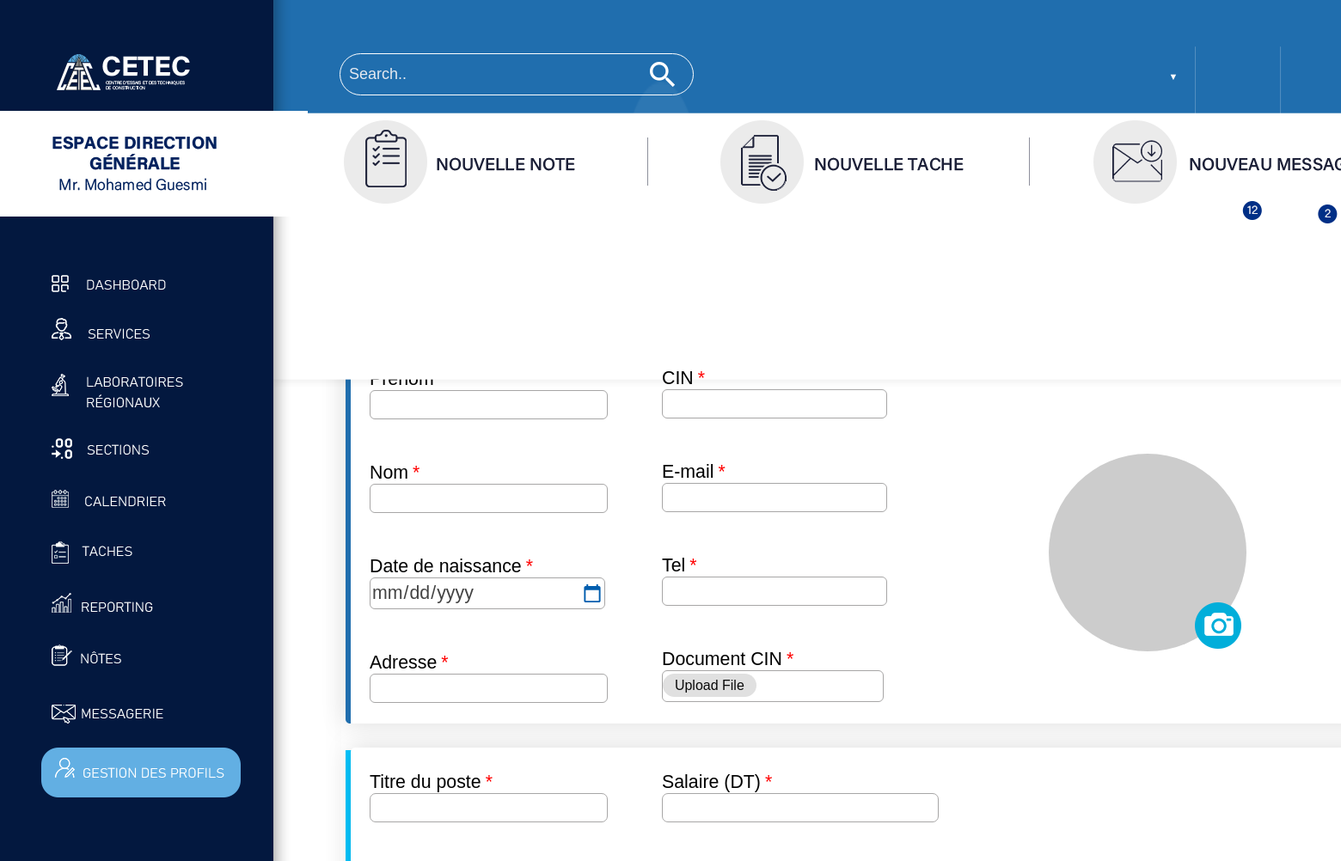
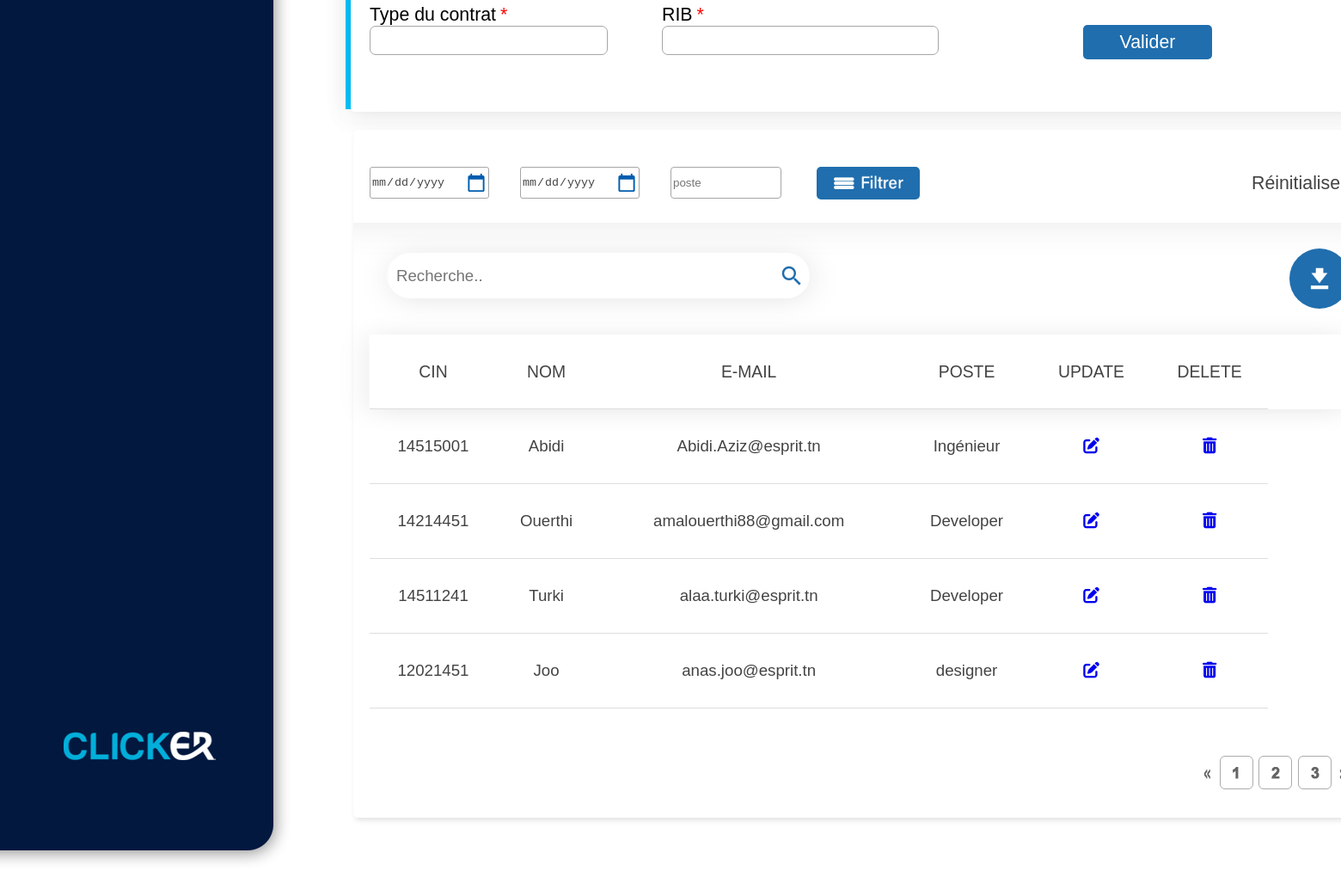
The page /views/front-office/index.php on the database its author committed (2 pictures, top to bottom).
### tables this page shows
CREATE TABLE `personnel` (
  `id` int(8) NOT NULL,
  `cin` varchar(20) NOT NULL,
  `nom` varchar(50) NOT NULL,
  `prenom` varchar(50) NOT NULL,
  `datee` date NOT NULL,
  `adresse` varchar(200) NOT NULL,
  `email` varchar(200) NOT NULL,
  `tel` int(8) NOT NULL,
  `document_cin` varchar(500) NOT NULL,
  `titre_poste` varchar(50) NOT NULL,
  `salaire` int(10) NOT NULL,
  `type_contrat` varchar(50) NOT NULL,
  `rib` varchar(100) NOT NULL,
  `imagee` varchar(500) NOT NULL
);

### controller/persoCRUD.php (called while the page is built, shortened)
<?php
	class persoCRUD
{
		function AfficherPerso()
		{
			$sql="SELECT * FROM personnel";
			$db=config::getConnexion();
			try
			{
				$liste=$db->query($sql);
				return $liste;
			}
			catch(Exception $e)
			{
				die('Erreur:'. $e->getMessage());
			}
		}
	}
?>

### views/front-office/index.php (the view, shortened to what this page needs)
<?php
	  include_once '../../controller/persoCRUD.php';
	$persoCRUD = new persoCRUD();
	$listeperso=$persoCRUD->AfficherPerso();
?>
<!DOCTYPE html>
<html>
<head>
  <link rel="stylesheet" type="text/css" href="style.css">
  <link rel="stylesheet" href="https://cdnjs.cloudflare.com/ajax/libs/font-awesome/5.15.4/css/all.min.css" />
  <link rel="stylesheet" href="https://cdnjs.cloudflare.com/ajax/libs/font-awesome/6.0.0-beta3/css/all.min.css">
</head>
<body>
<div class="navbar1">
    <div class="search">
        <input type="text" placeholder="Search..">
          <i class="material-icons">search</i>
      </div>
</div>
<div class="navbar2">
    <img src="photos/shadow.png" alt="navbar_two Image">
</div>
<div class="navbar22">
    <img src="photos/Groupe2.png" alt="navbar22 Image">
</div>
<div class="sidebar">
    <img src="photos/sidebar.png" alt="Sidebar Image">
<div class="dashboard">
    <a href="#"><img src="photos/dashboard.png" alt="dashboard Image"></a>
</div>
<div class="manager">
    <a href="#"><img src="photos/manager.png" alt="manager Image"></a>
</div>
<div class="labo">
    <a href="#"><img src="photos/labo.png" alt="labo Image"></a>
</div>
<div class="sections">
    <a href="#"><img src="photos/sections.png" alt="section Image"></a>
</div>
<div class="calendrier">
    <a href="#"><img src="photos/calendrier.png" alt="calendrier Image"></a>
</div>
<div class="tache">
    <a href="#"><img src="photos/tache.png" alt="tache Image"></a>
</div>
<div class="reporting">
    <a href="#"><img src="photos/reporting.png" alt="reporting Image"></a>
</div>
<div class="notes">
    <a href="#"><img src="photos/notes.png" alt="notes Image"></a>
</div>
<div class="msg">
    <a href="#"><img src="photos/message.png" alt="msg Image"></a>
</div>
<div class="profil">
    <a href="#"><img src="photos/profil.png" alt="profil Image"></a>
</div>
</div>
<div class="camera">
    <img src="photos/camera.png" alt="camera image">
</div>
<div class="content">
    <div class="circle2" onclick="toggleList()">
    <img src="photos/fleche.png">
      </div>
</div>
    <form method="get" enctype="multipart/form-data" onsubmit="return CTRL()">
    <div class="form1">
        <img src="photos/form.png" alt="form1 image">
    </div>
    <div class="part1">
          <label for="prenom">Prénom<span class="required">*</span></label> <span id="error_prenom" style="color: red; font-size: 10pt;font-family: 'Acumin Variable Concept', Arial, sans-serif;"></span><br>
          <input type="text" id="prenom" name="prenom" style="height: 30px;"><br><br><br>
          <label for="nom">Nom<span class="required">*</span></label> <span id="error_nom" style="color: red; font-size: 10pt;font-family: 'Acumin Variable Concept', Arial, sans-serif;"></span><br>
          <input type="text" id="nom" name="nom" style="height: 30px;"><br><br><br>
          <label for="date">Date de naissance<span class="required">*</span></label> <span id="error_date" style="color: red; font-size: 10pt;font-family: 'Acumin Variable Concept', Arial, sans-serif;"></span><br>
          <input type="date" id="datee" name="datee" style="height: 35px;" ><br><br><br>
          <label for="adresse">Adresse<span class="required">*</span></label> <span id="error_adresse" style="color: red; font-size: 10pt;font-family: 'Acumin Variable Concept', Arial, sans-serif;"></span><br>
          <input type="text" id="adresse" name="adresse" style="height: 30px;">
    </div>
    <div class="part2">
        <label for="cin">CIN<span class="required">*</span></label> <span id="error_cin" style="color: red; font-size: 10pt;font-family: 'Acumin Variable Concept', Arial, sans-serif;"></span><br>
        <input type="text" id="cin" name="cin" style="height: 30px;"><br><br><br>
        <label for="email">E-mail<span class="required">*</span></label> <span id="error_email" style="color: red; font-size: 10pt;font-family: 'Acumin Variable Concept', Arial, sans-serif;"></span><br>
        <input type="text" id="email" name="email" style="height: 30px;"><br><br><br>
        <label for="tel">Tel<span class="required">*</span></label> <span id="error_tel" style="color: red; font-size: 10pt;font-family: 'Acumin Variable Concept', Arial, sans-serif;"></span><br>
        <input type="tel" id="tel" name="tel" style="height: 30px;"><br><br><br>
        <label for="document">Document CIN<span class="required">*</span></label> <span id="error_document" style="color: red; font-size: 10pt;font-family: 'Acumin Variable Concept', Arial, sans-serif;"></span><br>
        <input type="file" id="document_cin" name="document_cin" style="height: 35px;" accept=".pdf, .jpg, .jpeg, .png" >
    </div>
    <div class="part3">
        <label for="myfile">
          <div class="circleWrapper">
             <img id="circleImage" src="http://via.placeholder.com/200x200" />
          </div>
        </label>
    </div>
    <div class="part4">
        <label for="poste">Titre du poste<span class="required">*</span></label> <span id="error_poste" style="color: red; font-size: 10pt;font-family: 'Acumin Variable Concept', Arial, sans-serif;"></span><br>
        <input type="text" id="titre_poste" name="titre_poste" style="height: 30px;"><br><br><br>
        <label for="contrat">Type du contrat<span class="required">*</span></label> <span id="error_contrat" style="color: red; font-size: 10pt;font-family: 'Acumin Variable Concept', Arial, sans-serif;"></span><br>
        <input type="text" id="type_contrat" name="type_contrat" style="height: 30px;">
    </div>
    <div class="part5">
        <label for="salaire">Salaire (DT)<span class="required">*</span></label> <span id="error_salaire" style="color: red; font-size: 10pt;font-family: 'Acumin Variable Concept', Arial, sans-serif;"></span><br>
        <input type="number" id="salaire" name="salaire" style="height: 30px;"><br><br><br>
        <label for="rib">RIB<span class="required">*</span></label> <span id="error_rib" style="color: red; font-size: 10pt;font-family: 'Acumin Variable Concept', Arial, sans-serif;"></span><br>
        <input type="text" id="rib" name="rib" style="height: 30px;">
    </div>
        <button type="submit" name="ajout">Valider</button>
    </form>
    <form method="post">
    <div class="part6">
       <img src="photos/table.png" alt="part6 image">
       <div class="search2">
        <input type="text" name="search2" placeholder="Recherche..">
          <i class="material-icons">search</i>
      </div>
    </div>
</form>
    <div class="part7">
        <img src="photos/th.png" alt="part7 image">
     </div>
     <div class="part10">
     <img src="photos/search2.png" >
     </div>
    <form method="get">
        <div class="date1">
            <input type="date" id="date1" name="date1" style="height: 35px;" ><br><br><br>
        </div>
        <div class="date2">
            <input type="date" id="date2" name="date2" style="height: 35px;" ><br><br><br>
        </div>
        <div class="filtrer">
            <button type="submit" name="filtre"><img src="photos/filtre.png"></button>
        </div>
    </form>
    <form method="get">
    <div class="poste1">
            <input type="text" id="poste1" name="poste1" placeholder="poste" style="height: 33px;"><br><br><br>
    </div>
</form>
    <div class="table-container">
        <table>
          <thead>
            <tr>
              <th>CIN</th>
              <th>NOM</th>
              <th>E-MAIL</th>
              <th>POSTE</th>
              <th>UPDATE</th>
              <th>DELETE</th>
            </tr>
          </thead>
          <tbody id="table-body">
      <?php foreach ($listeperso as $index => $perso) : ?>
        <tr <?php if ($index >= 4) echo 'style="display: none;"'; ?>>
          <td><?php echo $perso['cin']; ?></td>
          <td><?php echo $perso['nom']; ?></td>
          <td><?php echo $perso['email']; ?></td>
          <td><?php echo $perso['titre_poste']; ?></td>
          <td>
          <form method="GET" action="update.php">
          <a  href="update.php?id=<?php echo $perso['id']; ?>"><i class="fas fa-edit"></i></a>
            </form>
          </td>
          <td>
           <a href="Delete.php?id=<?php echo $perso['id']; ?>"><i class="fas fa-trash-alt"></i></a>
          </td>
        </tr>
      <?php endforeach; ?>
    </tbody>
        </table>
<form method="get">
        <div class="rei">
        <button type="submit" name="rei">Réinitialiser</button>
        </div>
      </form>
</div>
<div class="compte">
  <div class="sep">
  <img src="photos/separate.png">
  </div>
  <div class="triangle">
    <button type="submit">▼</button>
  </div>
  <div class="msg1">
    <img src="photos/msg.png">
    <button type="submit"></button>
  </div>
  <div class="notif">
    <img src="photos/notifi.png">
    <button type="submit"></button>
  </div>
  </div>
  <div class="pagination">
    <button type="submit" id="next-btn"></button>
    <button type="submit" id="prev-btn"></button>
    <img src="photos/nxt.png">
      </div>
</body>
</html>

### rows shown on the page
personnel: cin "14515001", nom "Abidi", email "Abidi.Aziz@esprit.tn", titre_poste "Ingénieur"
personnel: cin "14214451", nom "Ouerthi", email "amalouerthi88@gmail.com", titre_poste "Developer"
personnel: cin "14511241", nom "Turki", email "alaa.turki@esprit.tn", titre_poste "Developer"
personnel: cin "12021451", nom "Joo", email "anas.joo@esprit.tn", titre_poste "designer"
